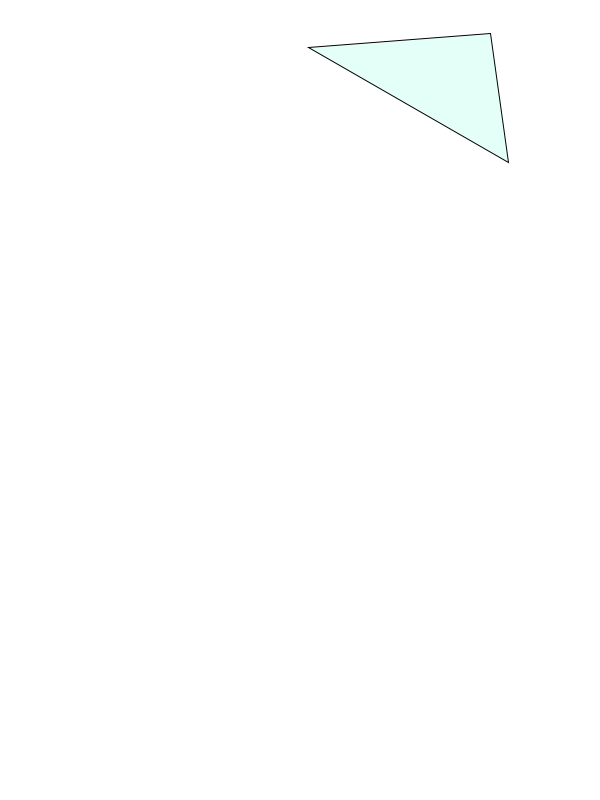
Frame 1 (no input)
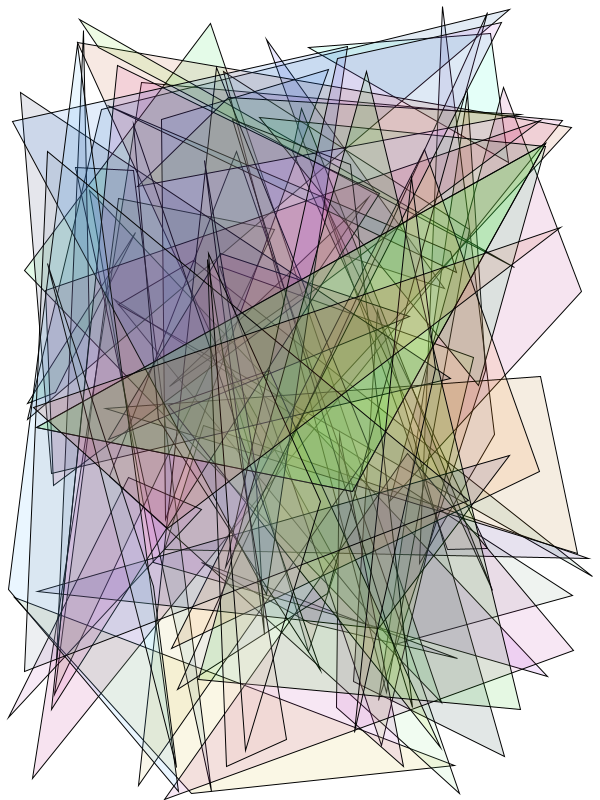
Frame 60 (the mouse pressed at the canvas centre just before this capture)
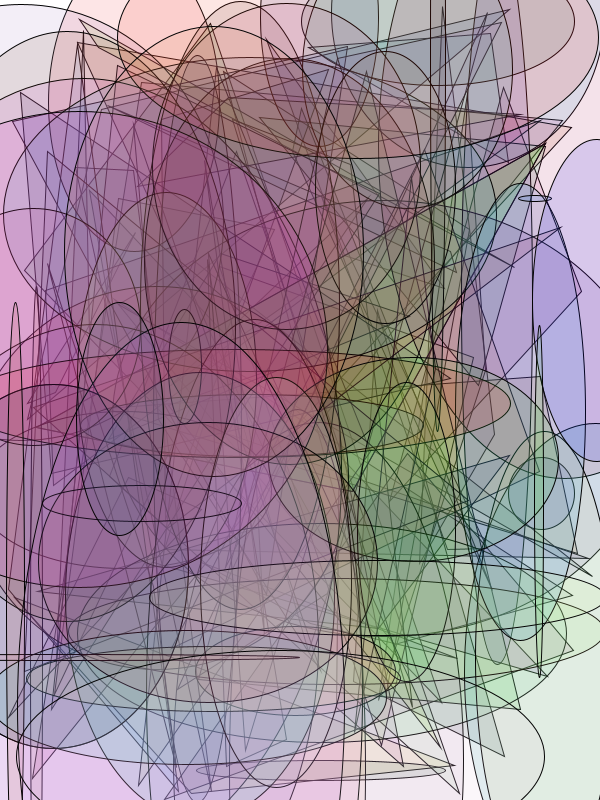
Frame 120 (the mouse held since frame 60 and released just before this capture)

The Processing sketch that drew these frames (run headless with seeded random() and noise(); from frame 60 on, the mouse is pressed at the canvas centre):

// Processing sketch: triangles
// ── triangles.pde
Triangle [] triangles;
Rectangle [] rectangles;
Circle [] circles;
int count= width*height;
IntList triList;
IntList rectList;
IntList cirList;


void setup() {
  background(255);
  frameRate(3); //do something every second
  size(600, 800); // screen size

  triList = new IntList();
  rectList= new IntList();
  cirList= new IntList();
  triangles = new Triangle[count];
  rectangles= new Rectangle[count];
  circles= new Circle[count];
  for (int index=0; index < count; index++) {
    int r=parseInt(random(255));
    int g=parseInt(random(255));
    int b=parseInt(random(255));
    int a=30;
    float x1= random(0, width); //generate random x and y w/in screen limits
    float y1=random(0, height);
    float x2= random(0, width); 
    float y2=random(0, height);
    float x3= random(0, width); 
    float y3=random(0, height);
    triangles[index] = new Triangle(x1, y1, x2, y2, x3, y3, r,g,b,a);
    r=parseInt(random(255));
    g=parseInt(random(255));
    b=parseInt(random(255));
    a=30;
    float x= random(0, width); //generate random x and y w/in screen limits
    float y=random(0, height);
    float w= random(0, width); 
    float h=random(0, height);
    rectangles[index]= new Rectangle(x, y, w, h, r,g,b,a);
    r=parseInt(random(255));
    g=parseInt(random(255));
    b=parseInt(random(255));
    a=30;
    x= random(0, width); //generate random x and y w/in screen limits
    y=random(0, height);
    w= random(0, width); 
    h=random(0, height);
    circles[index]= new Circle(x, y, w, h, r,g,b,a);
  }
}

void draw() {
   if(mouseX<width/3){
  int triangle= parseInt(random(0, triangles.length));
  triangles[triangle].display();
  triList.append(triangle);
   }

  if(mouseX>width/3 && mouseX<width/3 *2){
    int circle= parseInt(random(0, circles.length));
    circles[circle].display();
    cirList.append(circle);
  }
 if(mouseX>width/3*2){
    int rectangle= parseInt(random(0, rectangles.length));
    rectangles[rectangle].display();
    rectList.append(rectangle);
 }
  }

// ── Circle.pde
class Circle {
  float x;
  float y;
  float w;
  float h;
  int r;
  int g;
  int b;
  int a;


  Circle(float xTemp, float yTemp, float wTemp, float hTemp, int rTemp, int gTemp, int bTemp, int aTemp) {
    x= xTemp;
    y= yTemp;
    w= wTemp;
    h= hTemp;
    r=rTemp;
    g=gTemp;
    b= bTemp;
    a=aTemp;
  }

  void display() {    

    stroke(2); 
    fill(r,g,b,a); 
    ellipse(x, y, w, h);
  }
  
  void vivid(){
    a+=1;
  }
}

// ── Rectangle.pde
class Rectangle {
  float x;
  float y;
  float w;
  float h;
  int r;
  int g;
  int b;
  int a;



  Rectangle(float xTemp, float yTemp, float wTemp, float hTemp, int rTemp, int gTemp, int bTemp, int aTemp) {
    x= xTemp;
    y= yTemp;
    w= wTemp;
    h= hTemp;
     r=rTemp;
    g=gTemp;
    b= bTemp;
    a=aTemp;
  }

  void display() {    
    
    stroke(2); 
    fill(r,g,b,a); 
    rect(x,y,w,h);
  }
  void vivid(){
    a+=1;
  }
}

// ── Triangle.pde
class Triangle {
  float x1;
  float y1;
  float x2;
  float y2;
  float x3;
  float y3;
  int r;
  int g;
  int b;
  int a;



  Triangle(float x1Temp, float y1Temp, float x2Temp, float y2Temp, float x3Temp, float y3Temp, int rTemp, int gTemp, int bTemp, int aTemp) {
    x1= x1Temp;
    y1= y1Temp;
    x2= x2Temp;
    y2= y2Temp;
    x3= x3Temp;
    y3= y3Temp;
     r=rTemp;
    g=gTemp;
    b= bTemp;
    a=aTemp;
  }

  void display() {    
    
    stroke(2); 
    fill(r,g,b,a); 
    triangle(x1, y1, x2, y2, x3, y3);
  }
  void vivid(){
    a+=1;
  }
}
